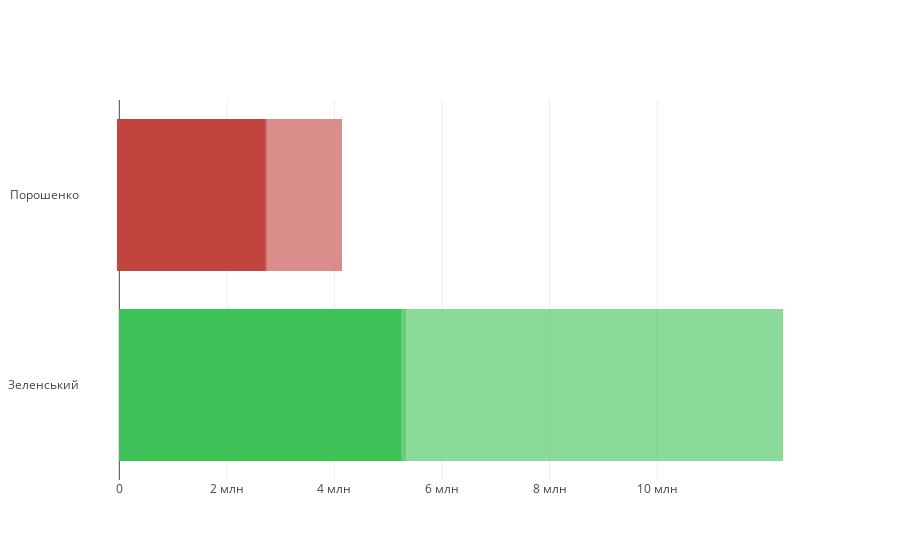

Notebook cell for this chart:
### Code cell
['ЗеленськийВолодимир', 'ПорошенкоПетро',
'ЗеленськийВолодимир_stayed_home', 'ПорошенкоПетро_stayed_home',
'ЗеленськийВолодимир_outflow', 'ПорошенкоПетро_outflow',
'ЗеленськийВолодимир_inflow', 'ПорошенкоПетро_inflow',
'ЗеленськийВолодимир_inflow_others','ПорошенкоПетро_inflow_others',
'ЗеленськийВолодимир_mobilized', 'ПорошенкоПетро_mobilized']

candidates = ['Зеленський','Порошенко']
stayed_home = [df_all['ЗеленськийВолодимир_stayed_home'].sum()*(-1),df_all['ПорошенкоПетро_stayed_home'].sum()*(-1)]
outflow = [df_all['ЗеленськийВолодимир_outflow'].sum()*(-1),df_all['ПорошенкоПетро_outflow'].sum()*(-1)]
base = [df_all['ЗеленськийВолодимир'].sum(),df_all['ПорошенкоПетро'].sum()]
mobilization = [df_all['ЗеленськийВолодимир_mobilized'].sum(),df_all['ПорошенкоПетро_mobilized'].sum()]
inflow_competitor = [df_all['ЗеленськийВолодимир_inflow'].sum(),df_all['ПорошенкоПетро_inflow'].sum()]
inflow_others = [df_all['ЗеленськийВолодимир_inflow_others'].sum(),df_all['ПорошенкоПетро_inflow_others'].sum()]

labels_bar = ['0','2 млн','4 млн','6 млн','8 млн','10 млн']
tickvals = [0,2*10**6,4*10**6,6*10**6,8*10**6,10*10**6]

trace1 = go.Bar(
    y=candidates,
    x=stayed_home,
    orientation = 'h',
    marker = dict(
        color = ['rgba(62,194,88,0)','rgba(194,68,62,0)']
    )
)

trace2 = go.Bar(
    y=candidates,
    x=outflow,
    orientation = 'h',
    marker = dict(
        color = ['rgba(62,194,88,0)','rgba(194,68,62,0)']
    )
)

trace3 = go.Bar(
    y=candidates,
    x=base,
    orientation = 'h',
    marker = dict(
        color = ['rgba(62,194,88,1)','rgba(194,68,62,1)']
    )
)

trace4 = go.Bar(
    y=candidates,
    x=mobilization,
    orientation = 'h',
    marker = dict(
        color = ['rgba(62,194,88,0.8)','rgba(194,68,62,0.8)']
    )
)

trace5 = go.Bar(
    y=candidates,
    x=inflow_competitor,
    orientation = 'h',
    marker = dict(
        color = ['rgba(62,194,88,0.6)','rgba(194,68,62,0.6)']
    )
)

trace6 = go.Bar(
    y=candidates,
    x=inflow_others,
    orientation = 'h',
    marker = dict(
        color = ['rgba(62,194,88,0.6)','rgba(194,68,62,0.6)']
    )
)

data = [trace1, trace2, trace3, trace4, trace5, trace6]
layout = go.Layout(
    barmode='stack',
    showlegend=False,
    xaxis=go.layout.XAxis(
        ticktext=labels_bar,
        tickvals=tickvals
    )
)

fig = go.Figure(data=data, layout=layout)
#py.iplot(fig)
iplot(fig)

### Figure 1 — Plotly figure (JSON) as saved in the notebook; plotly's stock layout.template omitted (floating-point values rounded to 4 significant figures)
{"data": [{"marker": {"color": ["rgba(62,194,88,0)", "rgba(194,68,62,0)"]}, "orientation": "h", "type": "bar", "uid": "ce750270-bb83-4382-a69b-2ec130a20380", "x": [-1313, -38480.0], "y": ["Зеленський", "Порошенко"]}, {"marker": {"color": ["rgba(62,194,88,0)", "rgba(194,68,62,0)"]}, "orientation": "h", "type": "bar", "uid": "3d0cc7ba-456f-4a94-aacb-7602e890c92b", "x": [-115.7, -4566.0], "y": ["Зеленський", "Порошенко"]}, {"marker": {"color": ["rgba(62,194,88,1)", "rgba(194,68,62,1)"]}, "orientation": "h", "type": "bar", "uid": "e4b0a48f-121f-4652-8f26-f12c081e64a9", "x": [5230508, 2753136], "y": ["Зеленський", "Порошенко"]}, {"marker": {"color": ["rgba(62,194,88,0.8)", "rgba(194,68,62,0.8)"]}, "orientation": "h", "type": "bar", "uid": "7073b4ef-282f-4464-b670-7bce59f75c6d", "x": [97840.0, 30660.0], "y": ["Зеленський", "Порошенко"]}, {"marker": {"color": ["rgba(62,194,88,0.6)", "rgba(194,68,62,0.6)"]}, "orientation": "h", "type": "bar", "uid": "f469d791-c8da-4da9-9b62-f63dcd80b4bc", "x": [4566.0, 115.7], "y": ["Зеленський", "Порошенко"]}, {"marker": {"color": ["rgba(62,194,88,0.6)", "rgba(194,68,62,0.6)"]}, "orientation": "h", "type": "bar", "uid": "cd4c57d5-4e76-46bb-92df-fccc453ff55e", "x": [7006000.0, 1391000.0], "y": ["Зеленський", "Порошенко"]}], "layout": {"barmode": "stack", "showlegend": false, "xaxis": {"ticktext": ["0", "2 млн", "4 млн", "6 млн", "8 млн", "10 млн"], "tickvals": [0, 2000000, 4000000, 6000000, 8000000, 10000000]}}}
